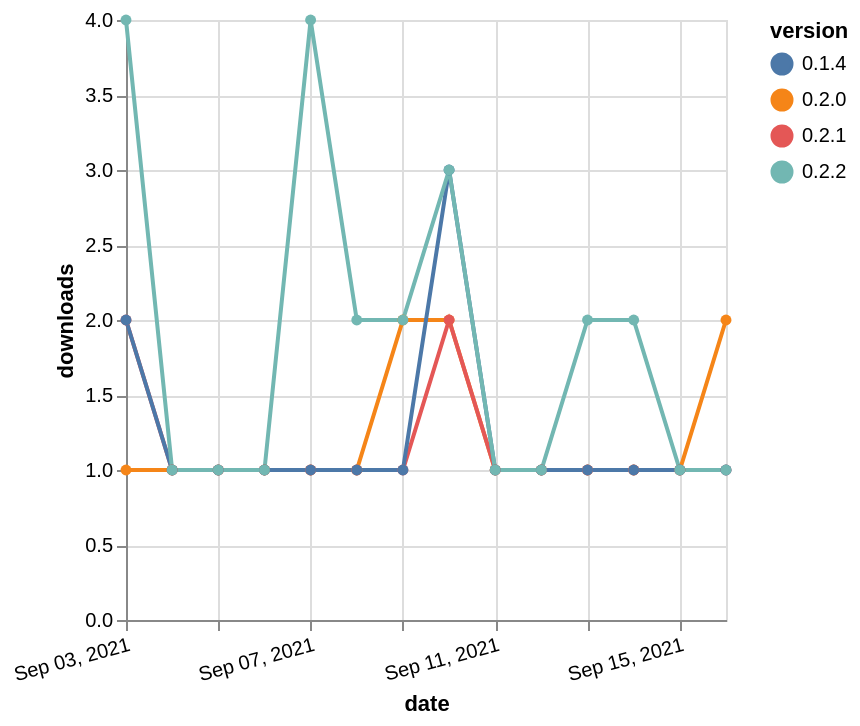

The specification (Vega-Lite) saved for this image:
### Vega-Lite specification from a JSON file in a GitHub repository (floating-point values rounded to 4 significant figures)
{"$schema": "https://vega.github.io/schema/vega-lite/v5.json", "description": "A simple bar chart with embedded data.", "data": {"values": [{"date": "2021-09-03", "total": 581, "delta": 1, "version": "0.2.0"}, {"date": "2021-09-04", "total": 582, "delta": 1, "version": "0.2.0"}, {"date": "2021-09-05", "total": 583, "delta": 1, "version": "0.2.0"}, {"date": "2021-09-06", "total": 584, "delta": 1, "version": "0.2.0"}, {"date": "2021-09-07", "total": 585, "delta": 1, "version": "0.2.0"}, {"date": "2021-09-08", "total": 586, "delta": 1, "version": "0.2.0"}, {"date": "2021-09-09", "total": 588, "delta": 2, "version": "0.2.0"}, {"date": "2021-09-10", "total": 590, "delta": 2, "version": "0.2.0"}, {"date": "2021-09-11", "total": 591, "delta": 1, "version": "0.2.0"}, {"date": "2021-09-12", "total": 592, "delta": 1, "version": "0.2.0"}, {"date": "2021-09-13", "total": 593, "delta": 1, "version": "0.2.0"}, {"date": "2021-09-14", "total": 594, "delta": 1, "version": "0.2.0"}, {"date": "2021-09-15", "total": 595, "delta": 1, "version": "0.2.0"}, {"date": "2021-09-16", "total": 597, "delta": 2, "version": "0.2.0"}, {"date": "2021-09-03", "total": 490, "delta": 2, "version": "0.2.1"}, {"date": "2021-09-04", "total": 491, "delta": 1, "version": "0.2.1"}, {"date": "2021-09-05", "total": 492, "delta": 1, "version": "0.2.1"}, {"date": "2021-09-06", "total": 493, "delta": 1, "version": "0.2.1"}, {"date": "2021-09-07", "total": 494, "delta": 1, "version": "0.2.1"}, {"date": "2021-09-08", "total": 495, "delta": 1, "version": "0.2.1"}, {"date": "2021-09-09", "total": 496, "delta": 1, "version": "0.2.1"}, {"date": "2021-09-10", "total": 498, "delta": 2, "version": "0.2.1"}, {"date": "2021-09-11", "total": 499, "delta": 1, "version": "0.2.1"}, {"date": "2021-09-12", "total": 500, "delta": 1, "version": "0.2.1"}, {"date": "2021-09-13", "total": 501, "delta": 1, "version": "0.2.1"}, {"date": "2021-09-14", "total": 502, "delta": 1, "version": "0.2.1"}, {"date": "2021-09-15", "total": 503, "delta": 1, "version": "0.2.1"}, {"date": "2021-09-16", "total": 504, "delta": 1, "version": "0.2.1"}, {"date": "2021-09-03", "total": 744, "delta": 2, "version": "0.1.4"}, {"date": "2021-09-04", "total": 745, "delta": 1, "version": "0.1.4"}, {"date": "2021-09-05", "total": 746, "delta": 1, "version": "0.1.4"}, {"date": "2021-09-06", "total": 747, "delta": 1, "version": "0.1.4"}, {"date": "2021-09-07", "total": 748, "delta": 1, "version": "0.1.4"}, {"date": "2021-09-08", "total": 749, "delta": 1, "version": "0.1.4"}, {"date": "2021-09-09", "total": 750, "delta": 1, "version": "0.1.4"}, {"date": "2021-09-10", "total": 753, "delta": 3, "version": "0.1.4"}, {"date": "2021-09-11", "total": 754, "delta": 1, "version": "0.1.4"}, {"date": "2021-09-12", "total": 755, "delta": 1, "version": "0.1.4"}, {"date": "2021-09-13", "total": 756, "delta": 1, "version": "0.1.4"}, {"date": "2021-09-14", "total": 757, "delta": 1, "version": "0.1.4"}, {"date": "2021-09-15", "total": 758, "delta": 1, "version": "0.1.4"}, {"date": "2021-09-16", "total": 759, "delta": 1, "version": "0.1.4"}, {"date": "2021-09-03", "total": 54, "delta": 4, "version": "0.2.2"}, {"date": "2021-09-04", "total": 55, "delta": 1, "version": "0.2.2"}, {"date": "2021-09-05", "total": 56, "delta": 1, "version": "0.2.2"}, {"date": "2021-09-06", "total": 57, "delta": 1, "version": "0.2.2"}, {"date": "2021-09-07", "total": 61, "delta": 4, "version": "0.2.2"}, {"date": "2021-09-08", "total": 63, "delta": 2, "version": "0.2.2"}, {"date": "2021-09-09", "total": 65, "delta": 2, "version": "0.2.2"}, {"date": "2021-09-10", "total": 68, "delta": 3, "version": "0.2.2"}, {"date": "2021-09-11", "total": 69, "delta": 1, "version": "0.2.2"}, {"date": "2021-09-12", "total": 70, "delta": 1, "version": "0.2.2"}, {"date": "2021-09-13", "total": 72, "delta": 2, "version": "0.2.2"}, {"date": "2021-09-14", "total": 74, "delta": 2, "version": "0.2.2"}, {"date": "2021-09-15", "total": 75, "delta": 1, "version": "0.2.2"}, {"date": "2021-09-16", "total": 76, "delta": 1, "version": "0.2.2"}]}, "width": "container", "mark": {"type": "line", "point": {"filled": true}}, "encoding": {"x": {"field": "date", "type": "temporal", "timeUnit": "yearmonthdate", "title": "date", "axis": {"labelAngle": -15}}, "y": {"field": "delta", "type": "quantitative", "title": "downloads"}, "color": {"field": "version", "type": "nominal"}, "tooltip": {"field": "delta"}}}
